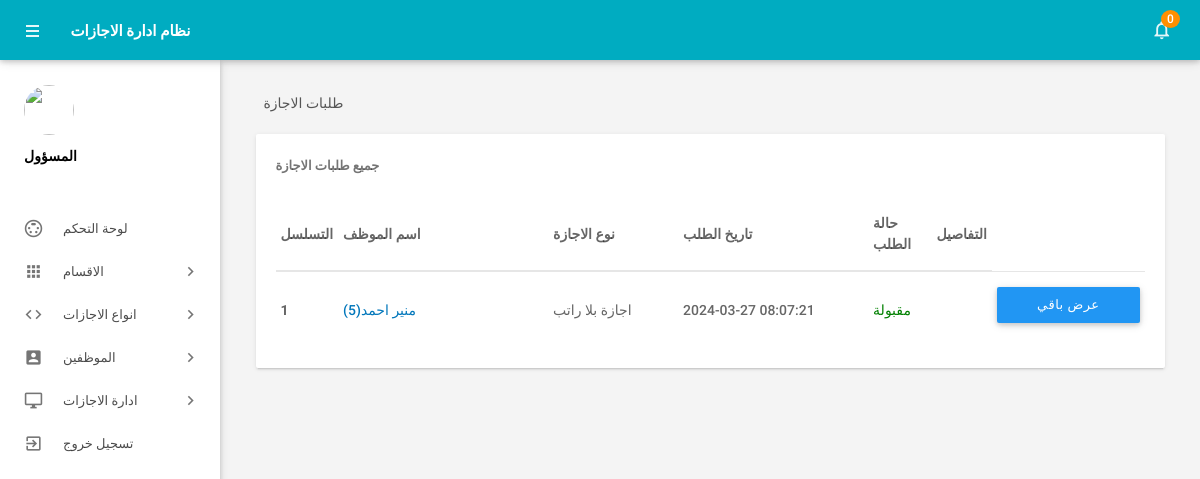
The page /admin/leaves.php (signed in) on the database its author committed.
### tables this page shows
CREATE TABLE `tblleaves` (
  `id` int(11) NOT NULL,
  `LeaveType` varchar(110) NOT NULL,
  `ToDate` varchar(120) NOT NULL,
  `FromDate` varchar(120) NOT NULL,
  `Description` mediumtext NOT NULL,
  `PostingDate` timestamp NOT NULL DEFAULT current_timestamp(),
  `AdminRemark` mediumtext DEFAULT NULL,
  `AdminRemarkDate` varchar(120) DEFAULT NULL,
  `Status` int(1) NOT NULL,
  `IsRead` int(1) NOT NULL,
  `empid` int(11) DEFAULT NULL
);

CREATE TABLE `tblemployees` (
  `id` int(11) NOT NULL,
  `EmpId` varchar(100) NOT NULL,
  `FirstName` varchar(150) NOT NULL,
  `LastName` varchar(150) NOT NULL,
  `EmailId` varchar(200) NOT NULL,
  `Password` varchar(180) NOT NULL,
  `Gender` varchar(100) NOT NULL,
  `Dob` varchar(100) NOT NULL,
  `Department` varchar(255) NOT NULL,
  `Address` varchar(255) NOT NULL,
  `City` varchar(200) NOT NULL,
  `Country` varchar(150) NOT NULL,
  `Phonenumber` char(11) NOT NULL,
  `Status` int(1) NOT NULL,
  `RegDate` timestamp NOT NULL DEFAULT current_timestamp()
);

### admin/leaves.php (the view, shortened to what this page needs)
<?php
include('includes/config.php');
if(strlen($_SESSION['alogin'])==0)
    {
header('location:index.php');
}
else{
 ?>
<!DOCTYPE html>
<html lang="en">
    <head>
        <link type="text/css" rel="stylesheet" href="../assets/plugins/materialize/css/materialize.min.css"/>
        <link href="../assets/plugins/material-preloader/css/materialPreloader.min.css" rel="stylesheet">
        <link href="../assets/plugins/datatables/css/jquery.dataTables.min.css" rel="stylesheet">
                <link href="../assets/plugins/google-code-prettify/prettify.css" rel="stylesheet" type="text/css"/>
        <link href="../assets/css/alpha.min.css" rel="stylesheet" type="text/css"/>
        <link href="../assets/css/custom.css" rel="stylesheet" type="text/css"/>
    </head>
    <body>
       <?php include('includes/header.php');?>
       <?php include('includes/sidebar.php');?>
            <main class="mn-inner">
                <div class="row">
                    <div class="col s12">
                        <div class="page-title">طلبات الاجازة</div>
                    </div>
                    <div class="col s12 m12 l12">
                        <div class="card">
                            <div class="card-content">
                                <span class="card-title">جميع طلبات الاجازة</span>
                                <table id="example" class="display responsive-table ">
                                    <thead>
                                        <tr>
                                            <th>التسلسل</th>
                                            <th width="200">اسم الموظف</th>
                                            <th width="120">نوع الاجازة</th>
                                             <th width="180">تاريخ الطلب</th>
                                            <th>حالة الطلب</th>
                                            <th align="center">التفاصيل</th>
                                        </tr>
                                    </thead>
                                    <tbody>
<?php $sql = "SELECT tblleaves.id as lid,tblemployees.FirstName,tblemployees.LastName,tblemployees.EmpId,tblemployees.id,tblleaves.LeaveType,tblleaves.PostingDate,tblleaves.Status from tblleaves join tblemployees on tblleaves.empid=tblemployees.id order by lid desc";
$query = $dbh -> prepare($sql);
$query->execute();
$results=$query->fetchAll(PDO::FETCH_OBJ);
$cnt=1;
if($query->rowCount() > 0)
{
foreach($results as $result)
{
      ?>
                                        <tr>
                                            <td> <b><?php echo htmlentities($cnt);?></b></td>
                                              <td><a href="editemployee.php?empid=<?php echo htmlentities($result->id);?>" target="_blank"><?php echo htmlentities($result->FirstName." ".$result->LastName);?>(<?php echo htmlentities($result->EmpId);?>)</a></td>
                                            <td><?php echo htmlentities($result->LeaveType);?></td>
                                            <td><?php echo htmlentities($result->PostingDate);?></td>
                                                                       <td><?php $stats=$result->Status;
if($stats==1){
                                             ?>
                                                 <span style="color: green">مقبولة</span>
                                                 <?php } if($stats==2)  { ?>
                                                <span style="color: red">غير مقبولة</span>
                                                 <?php } if($stats==0)  { ?>
 <span style="color: blue">قيد المراجعة</span>
 <?php } ?>
                                             </td>
          <td>
           <td><a href="leave-details.php?leaveid=<?php echo htmlentities($result->lid);?>" class="waves-effect waves-light btn blue m-b-xs"  > عرض باقي التفاصيل</a></td>
                                    </tr>
                                         <?php $cnt++;} }?>
                                    </tbody>
                                </table>
                            </div>
                        </div>
                    </div>
                </div>
            </main>
        </div>
        <div class="left-sidebar-hover"></div>
    </body>
</html>
<?php } ?>

### rows shown on the page
tblleaves: tblemployees.FirstName+LastName "منير احمد", tblemployees.EmpId "5", LeaveType "اجازة بلا راتب", PostingDate "2024-03-27 08:07:21", Status "مقبولة"

### other values the page prints
$unreadcount "0"
